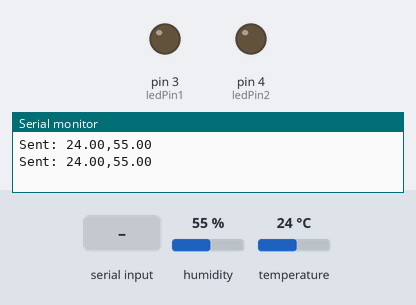
The sketch below on a simulated Arduino Uno, built with avr-gcc and run on an emulated ATmega328P. Parts: output pins drawn as LEDs (lit = HIGH), the last lines printed to the serial monitor. The inputs (shaded band) are chosen by the test bench; at power-on: humidity 55 %, temperature 24 °C.

Above: at 2.8 s.
2.9 s: "LED_ON\n" received over the second serial link
At 4.3 s:
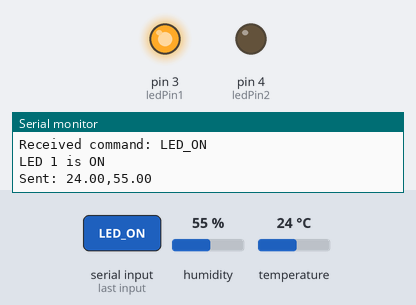
5.6 s: "LED2_ON\n" received over the second serial link
At 7.3 s:
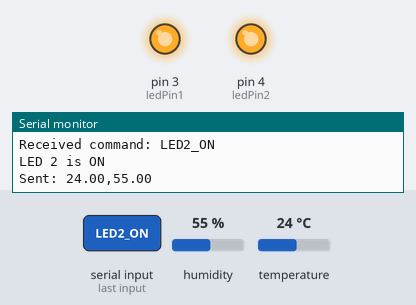
8.3 s: "LED_OFF\n" received over the second serial link
At 10.7 s:
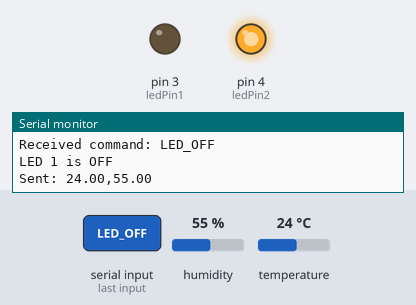
11.6 s: "LED2_OFF\n" received over the second serial link
At 13.7 s:
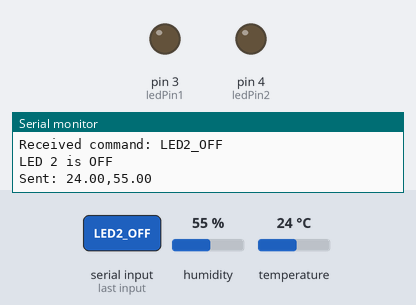
Timing chart, 0 to 15.2 s (numbered marks = the images above; inputs shaded):
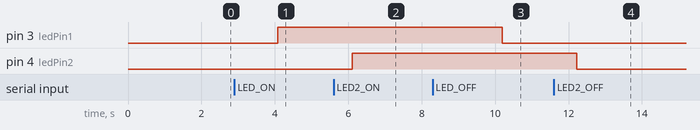

Measured:
- after the input at 2.9 s, pin 3 (ledPin1): LOW → HIGH after 1.2 s
- after the input at 5.6 s, pin 4 (ledPin2): LOW → HIGH after 0.51 s
- after the input at 8.3 s, pin 3 (ledPin1): HIGH → LOW after 1.9 s
- after the input at 11.6 s, pin 4 (ledPin2): HIGH → LOW after 0.63 s

The sketch:

ARN.ino
```cpp
#include <SoftwareSerial.h>
#include <DHT.h>

#define DHTPIN 2
#define DHTTYPE DHT11

#define rxPin 10
#define txPin 11
SoftwareSerial mySerial(rxPin, txPin);

DHT dht(DHTPIN, DHTTYPE);

#define ledPin1 3   // LED hiện tại
#define ledPin2 4   // LED mới

void setup() {
  Serial.begin(9600);
  mySerial.begin(9600);
  dht.begin();

  pinMode(ledPin1, OUTPUT);
  pinMode(ledPin2, OUTPUT);  // Thiết lập chân LED mới làm OUTPUT
}

void loop() {

  float h = dht.readHumidity();
  float t = dht.readTemperature();

  if (isnan(h) || isnan(t)) {
    Serial.println("Failed to read from DHT sensor!");
    return;
  }

  String data = String(t) + "," + String(h);
  mySerial.println(data);  // Gửi dữ liệu đến ESP8266
  Serial.println("Sent: " + data);
  delay(2000);

  if (mySerial.available() > 0) {
    String command = mySerial.readStringUntil('\n');
    Serial.println("Received command: " + command);
    command.trim();

    // Điều khiển LED 1
    if (command == "LED_ON") {
      digitalWrite(ledPin1, HIGH);
      Serial.println("LED 1 is ON");
    } else if (command == "LED_OFF") {
      digitalWrite(ledPin1, LOW);
      Serial.println("LED 1 is OFF");
    }

    // Điều khiển LED 2
    else if (command == "LED2_ON") {
      digitalWrite(ledPin2, HIGH);
      Serial.println("LED 2 is ON");
    } else if (command == "LED2_OFF") {
      digitalWrite(ledPin2, LOW);
      Serial.println("LED 2 is OFF");
    }
  }
}
```
